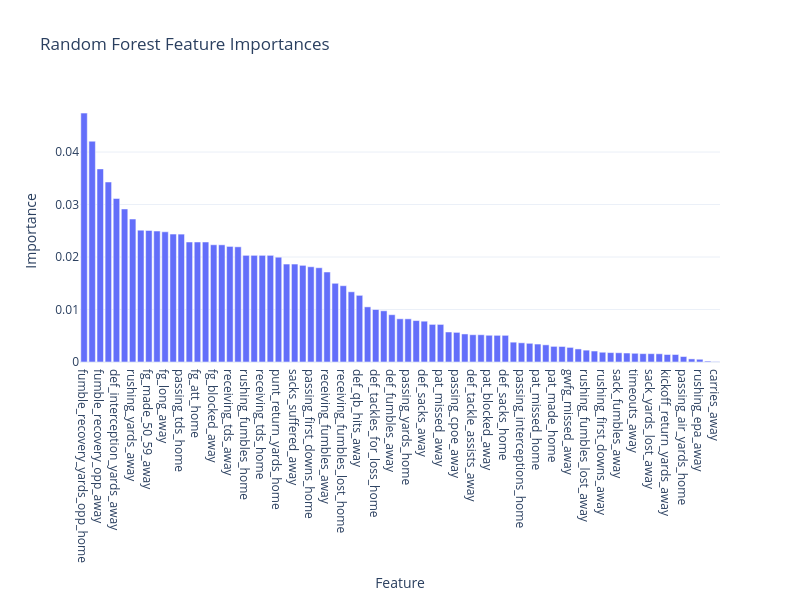

The notebook cell this image was saved under:
### Code cell
plot_importance(forest_importance, 'Random Forest Feature Importances')

### Figure 1 — Plotly figure (JSON) as saved in the notebook; plotly's stock layout.template omitted (floating-point values rounded to 4 significant figures)
{"data": [{"alignmentgroup": "True", "hovertemplate": "Feature=%{x}<br>Importance=%{y}<extra></extra>", "legendgroup": "", "marker": {"color": "#636efa", "pattern": {"shape": ""}}, "name": "", "offsetgroup": "", "orientation": "v", "showlegend": false, "textposition": "auto", "type": "bar", "x": ["fumble_recovery_yards_opp_home", "def_tackles_for_loss_yards_away", "fumble_recovery_opp_away", "receiving_yards_away", "def_interception_yards_away", "timeouts_home", "rushing_yards_away", "rushing_first_downs_home", "fg_made_50_59_away", "fg_missed_0_19_away", "fg_long_away", "penalties_away", "passing_tds_home", "passing_interceptions_away", "fg_att_home", "pat_pct_away", "fg_blocked_away", "fg_made_60__away", "receiving_tds_away", "rushing_fumbles_lost_home", "rushing_fumbles_home", "receiving_first_downs_away", "receiving_tds_home", "receiving_epa_away", "punt_return_yards_home", "def_sack_yards_home", "sacks_suffered_away", "punt_returns_away", "passing_first_downs_home", "punt_returns_home", "receiving_fumbles_away", "def_fumbles_home", "receiving_fumbles_lost_home", "sack_yards_lost_home", "def_qb_hits_away", "def_tds_home", "def_tackles_for_loss_home", "rushing_tds_home", "def_fumbles_away", "sack_fumbles_lost_away", "passing_yards_home", "fg_missed_away", "def_sacks_away", "special_teams_tds_home", "pat_missed_away", "receptions_away", "passing_cpoe_away", "pat_blocked_home", "def_tackle_assists_away", "penalties_home", "pat_blocked_away", "fg_pct_away", "def_sacks_home", "fg_made_50_59_home", "passing_interceptions_home", "passing_2pt_conversions_home", "pat_missed_home", "receiving_yards_home", "pat_made_home", "fg_made_40_49_away", "gwfg_missed_away", "fumble_recovery_tds_home", "rushing_fumbles_lost_away", "rushing_tds_away", "rushing_first_downs_away", "rushing_epa_home", "sack_fumbles_away", "fg_missed_home", "timeouts_away", "fg_made_home", "sack_yards_lost_away", "fg_missed_60__home", "kickoff_return_yards_away", "fg_made_away", "passing_air_yards_home", "fg_long_home", "rushing_epa_away", "sacks_suffered_home", "carries_away"], "xaxis": "x", "y": [0.04742, 0.04207, 0.0368, 0.03429, 0.03116, 0.02916, 0.02724, 0.02512, 0.02506, 0.02495, 0.02481, 0.02438, 0.02437, 0.02286, 0.02286, 0.02286, 0.02234, 0.02233, 0.02202, 0.02195, 0.02032, 0.02032, 0.02032, 0.02032, 0.01997, 0.01866, 0.01866, 0.01842, 0.01815, 0.01796, 0.01715, 0.015, 0.01454, 0.01338, 0.0127, 0.0105, 0.01, 0.009755, 0.009012, 0.00823, 0.008225, 0.007893, 0.007776, 0.007165, 0.007159, 0.005716, 0.005645, 0.005342, 0.005196, 0.005194, 0.005095, 0.00508, 0.00508, 0.003779, 0.003658, 0.003563, 0.00342, 0.003269, 0.002976, 0.002957, 0.002781, 0.002488, 0.002258, 0.00209, 0.001859, 0.001792, 0.001761, 0.00171, 0.001659, 0.001591, 0.001588, 0.001568, 0.001429, 0.001429, 0.001042, 0.0005933, 0.0005232, 0.0001773, 6.912e-05], "yaxis": "y"}], "layout": {"barmode": "relative", "height": 600, "legend": {"tracegroupgap": 0}, "title": {"text": "Random Forest Feature Importances"}, "width": 800, "xaxis": {"anchor": "y", "autorange": true, "domain": [0, 1], "range": [-0.5, 78.5], "title": {"text": "Feature"}, "type": "category"}, "yaxis": {"anchor": "x", "autorange": true, "domain": [0, 1], "range": [0, 0.04992], "title": {"text": "Importance"}, "type": "linear"}}}
